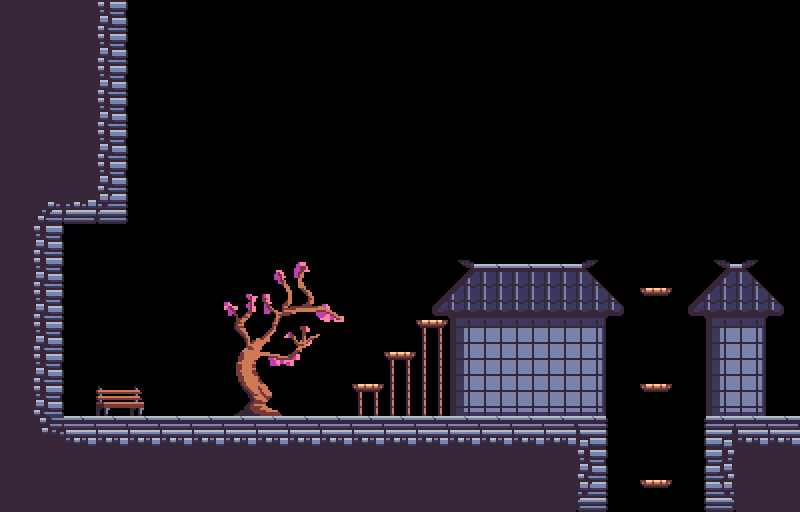

This is a level from a 2D game, rendered from its Tiled map with the project's own tilesets. A one-line summary and the map file follow, with tile-layer data summarised:
An orthogonal 25x16 tile map with 32x32 px tiles, 2 tile layers (Calque de Tile 1, Calque 2).

<map version="1.0" orientation="orthogonal" renderorder="right-down" width="25" height="16" tilewidth="32" tileheight="32" nextobjectid="1">
 <tileset firstgid="1" name="Tileset" tilewidth="32" tileheight="32" tilecount="256">
  <image source="Tileset.png" trans="ff00ff" width="512" height="512" />
 </tileset>
 <layer name="Calque de Tile 1" width="25" height="16">
  <data>[400 cells, 191 non-empty, 83 distinct tile ids]</data>
 </layer>
 <layer name="Calque 2" width="25" height="16">
  <data>[400 cells, 49 non-empty, 14 distinct tile ids]</data>
 </layer>
</map>
